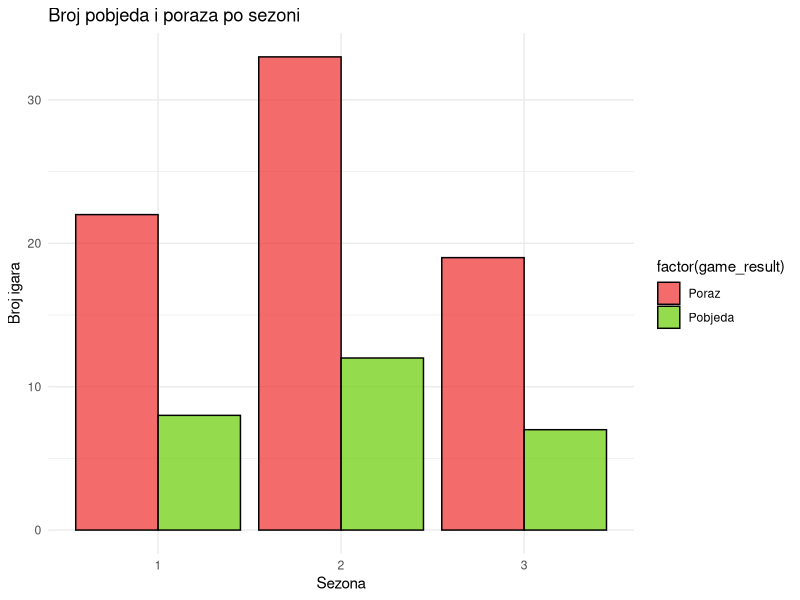
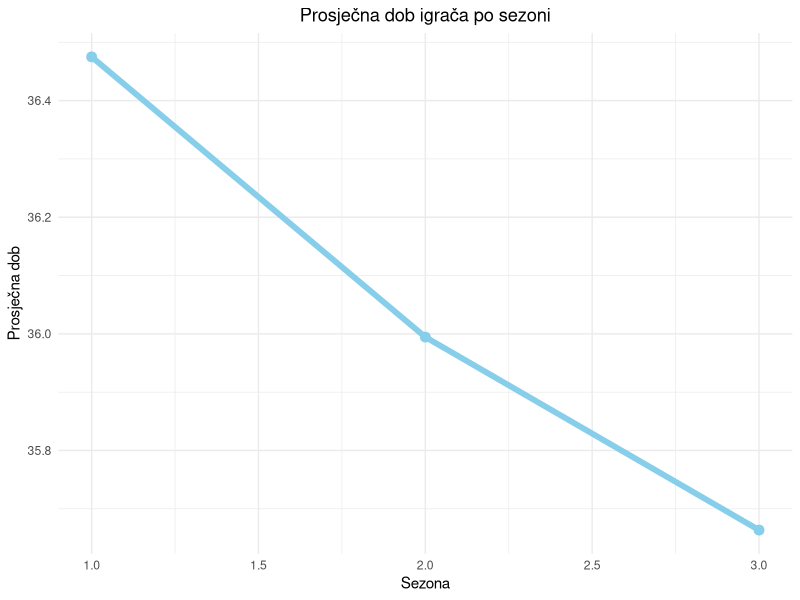
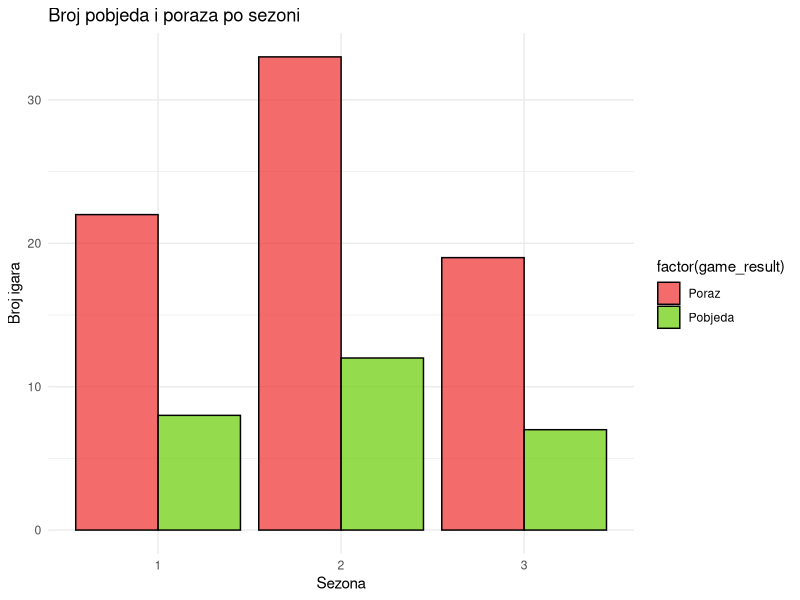

Here is the R script that generated these plots, in order: (Note: this script raises an error after producing the figures.)
## ---- chunk 1
knitr::opts_chunk$set(echo = TRUE)
library(MASS)
library(tidyverse)
library(stringr)
library(ggplot2)
library(GGally)
library(sn)
library(gridExtra)
library(Hmisc)
library(broom)
library(car)
library(dplyr)
library(corrplot)
## ---- chunk 2
data <- read_csv("chase.csv")
glimpse(data)
## ---- chunk 3
ggplot(data, aes(x = factor(season), fill = factor(game_result))) +
  geom_bar(position = "dodge", color = "black", alpha = 0.7) +
  labs(title = "Broj pobjeda i poraza po sezoni", x = "Sezona", y = "Broj igara") +
  scale_fill_manual(values = c("0" = "firebrick2", "1" = "chartreuse3"), labels = c("Poraz", "Pobjeda")) +
  theme_minimal()
ggsave("brojPiP.png")
## ---- chunk 4

# Stvaranje podskupa podataka s relevantnim informacijama
age_data <- data %>%
  select(season, p_1_age, p_2_age, p_3_age, p_4_age) %>%
  gather(key = "player", value = "age", p_1_age:p_4_age)

# Računanje prosječne dobi po sezoni
average_age_by_season <- age_data %>%
  group_by(season) %>%
  summarise(avg_age = mean(age, na.rm = TRUE))

# Graf prosječnih dobnih vrijednosti po sezoni
ggplot(average_age_by_season, aes(x = season, y = avg_age, group = 1)) +
  geom_line(color = "skyblue", size = 2) +
  geom_point(color = "skyblue", size = 3) +
  labs(title = "Prosječna dob igrača po sezoni", x = "Sezona", y = "Prosječna dob") +
  theme_minimal()+theme(plot.title = element_text(hjust = 0.5))
## ---- chunk 5
data %>%
  gather(key = "player_gender", value = "gender", ends_with("gender")) %>%
  ggplot(aes(x = season, fill = gender)) +
  geom_col(position = "dodge", color = "black", alpha = 0.7) +
  labs(title = "Odnos brojnosti muškaraca i žena po sezonama",
       x = "Sezona",
       y = "Broj igrača") +
  scale_fill_manual(values = c("female" = "chartreuse3", "male" = "skyblue"),
                    labels = c("Žene", "Muškarci")) +
  theme_minimal()
## ---- chunk 6
# Učitavanje potrebnih paketa
library(dplyr)



## ---- chunk 7
# Učitavanje potrebnih paketa
library(dplyr)
data <- read_csv("chase.csv")

# Dodavanje nove varijable koja označava je li igrač uzeo veću ponudu u sezoni 1
podaci_sezona <- data %>%
  mutate(veca_ponuda1 = ifelse(p_1_fast_round_sum < p_1_play_sum_chosen, 1, 0))
podaci_sezona <- podaci_sezona %>%
  mutate(veca_ponuda2 = ifelse(p_2_fast_round_sum < p_4_play_sum_chosen, 1, 0))
podaci_sezona <- podaci_sezona %>%
  mutate(veca_ponuda3 = ifelse(p_3_fast_round_sum < p_4_play_sum_chosen, 1, 0))
podaci_sezona <- podaci_sezona %>%
  mutate(veca_ponuda4 = ifelse(p_3_fast_round_sum < p_4_play_sum_chosen, 1, 0))
podaci_sezona


podat1 <- podaci_sezona[podaci_sezona$season == 1 & podaci_sezona$veca_ponuda1 == 1,]
podat2 <- podaci_sezona[podaci_sezona$season == 1 & podaci_sezona$veca_ponuda2 == 1,]
podat3 <- podaci_sezona[podaci_sezona$season == 1 & podaci_sezona$veca_ponuda3 == 1,]
podat4 <- podaci_sezona[podaci_sezona$season == 1 & podaci_sezona$veca_ponuda4 == 1,]

podat12 <- podaci_sezona[podaci_sezona$season == 2 & podaci_sezona$veca_ponuda1 == 1,]
podat22 <- podaci_sezona[podaci_sezona$season == 2 & podaci_sezona$veca_ponuda2 == 1,]
podat32 <- podaci_sezona[podaci_sezona$season == 2 & podaci_sezona$veca_ponuda3 == 1,]
podat42 <- podaci_sezona[podaci_sezona$season == 2 & podaci_sezona$veca_ponuda4 == 1,]

podat13 <- podaci_sezona[podaci_sezona$season == 3 & podaci_sezona$veca_ponuda1 == 1,]
podat23 <- podaci_sezona[podaci_sezona$season == 3 & podaci_sezona$veca_ponuda2 == 1,]
podat33 <- podaci_sezona[podaci_sezona$season == 3 & podaci_sezona$veca_ponuda3 == 1,]
podat43 <- podaci_sezona[podaci_sezona$season == 3 & podaci_sezona$veca_ponuda4 == 1,]

podat1 <- nrow(podat1) + nrow(podat2) + nrow(podat3) + nrow(podat4)
podat2 <- nrow(podat12) + nrow(podat22) + nrow(podat32) + nrow(podat42)
podat3 <- nrow(podat13) + nrow(podat23) + nrow(podat33) + nrow(podat43)

igraci1 <- podaci_sezona[podaci_sezona$season == 1, ]
igraci1
igraci2 <- podaci_sezona[podaci_sezona$season == 2, ]
igraci2
igraci3 <- podaci_sezona[podaci_sezona$season == 3, ]
igraci3

igraci1 <- nrow(igraci1) * 4
igraci2 <- nrow(igraci2) * 4
igraci3 <- nrow(igraci3) * 4

print("---")
f <- podat1 / igraci1 * 100
g <- podat2 / igraci2 * 100
h <- podat3 / igraci3 * 100
f
g
h
print("---")
igraci1
igraci2
igraci3

podaci_grafikon <- data.frame(
  season = rep(1:3, each = length(f)),
  postotak = c(f, g, h)
)

# Stvaranje grafa
# Stvaranje grafa s ograničenjem y-osi na maksimalnu vrijednost od 100
ggplot(podaci_grafikon, aes(x = as.factor(season), y = postotak)) +
  geom_bar(stat = "identity", position = "dodge", fill = "skyblue", color = "black") +
  labs(title = "Postotak igrača koji često uzimaju veću ponudu po sezonama",
       x = "Sezona",
       y = "Postotak") +
  scale_x_discrete(labels = c("1", "2", "3")) +
  ylim(0, 100) +  # Postavljanje ograničenja na y-osi
  theme_minimal()

ggsave("postotak.")

## ---- chunk 8
ggsave("postotak.png")
## ---- chunk 9
# Učitavanje potrebnih biblioteka
p1_data <- data[ , c("p_1_age", "p1_round_status")]
p2_data <-data[ , c("p_2_age", "p_2_round_status")]
p3_data <-data[ , c("p_3_age", "p_3_round_status")]
p4_data <-data[ , c("p_4_age", "p_4_round_status")]

colnames(p1_data) <- colnames(p2_data)
colnames(p3_data) <- colnames(p2_data)
colnames(p4_data) <- colnames(p2_data)
df <- rbind(p1_data, p2_data, p3_data, p4_data)
df

min_age <- min(df$p_2_age)

# Kreiranje ggplot grafikona
ggplot(df, aes(x = cut(p_2_age, breaks = seq(min_age, max(p_2_age) + 5, by = 5), include.lowest = TRUE), fill = factor(p_2_round_status))) +
  geom_bar(position = "dodge", color = "white") +
  labs(title = "Raspon godina i postotak prolaska",
       x = "Dobna skupina",
       y = "Postotak", fill = "Prolazak") +
  scale_y_continuous(labels = scales::percent) +  # Ispravak labele na y-osi
  scale_fill_manual(values = c("0" = "firebrick2", "1" = "chartreuse3")) +
  theme_minimal()

ggsave("godineIprolazak.png")

## ---- chunk 10
p1_data <- data[ , c("p_1_gender", "p1_round_status")]
p2_data <-data[ , c("p_2_gender", "p_2_round_status")]
p3_data <-data[ , c("p_3_gender", "p_3_round_status")]
p4_data <-data[ , c("p_4_gender", "p_4_round_status")]

colnames(p1_data) <- colnames(p2_data)
colnames(p3_data) <- colnames(p2_data)
colnames(p4_data) <- colnames(p2_data)
df <- rbind(p1_data, p2_data, p3_data, p4_data)
df

# Kreiranje ggplot grafikona
ggplot(df, aes(x = p_2_gender, fill = factor(p_2_round_status))) +
  geom_bar(position = "fill", color = "white") +
  labs(title = "Postotak prolaska prema spolu",
       x = "Spol",
       y = "Postotak prolaska",
       fill = "Status prolaska") +
  scale_y_continuous(labels = scales::percent) +
  scale_fill_manual(values = c("0" = "firebrick2", "1" = "chartreuse3")) +
  theme_minimal()

ggsave("spolProlazak.png")
